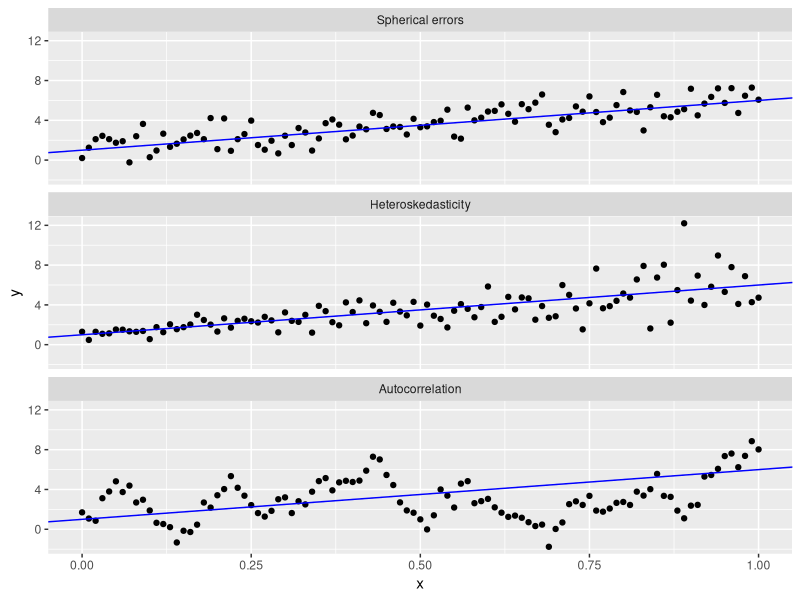

Here is the R script that generated this plot:
## ---- chunk 1
library("tidyverse")

set.seed(41)

## Generate covariate
n_obs <- 101
x <- seq(0, 1, length.out = n_obs)

## Generate errors
e_spher <- rnorm(n_obs, sd = 1)
e_het <- rnorm(n_obs, sd = 0.25 + 2 * x)
e_auto <- numeric(n_obs)
e_auto[1] <- rnorm(1, sd = 1)
for (i in 2:n_obs) {
    e_auto[i] <- 0.95 * e_auto[i - 1] + rnorm(1, sd = 1)
}

## Generate response
alpha <- 1
beta <- 5
ey <- alpha + beta * x
y_spher <- ey + e_spher
y_het <- ey + e_het
y_auto <- ey + e_auto

data_error_types <- data_frame(x, y_spher, y_het, y_auto) %>%
    gather(key = y_type, value = y, starts_with("y")) %>%
    mutate(y_type = factor(y_type,
                           levels = c("y_spher", "y_het", "y_auto"),
                           labels = c("Spherical errors", "Heteroskedasticity", "Autocorrelation")))

ggplot(data_error_types, aes(x = x, y = y)) +
    geom_point() +
    geom_abline(intercept = alpha, slope = beta, colour = "blue") +
    facet_wrap(~ y_type, ncol = 1)
